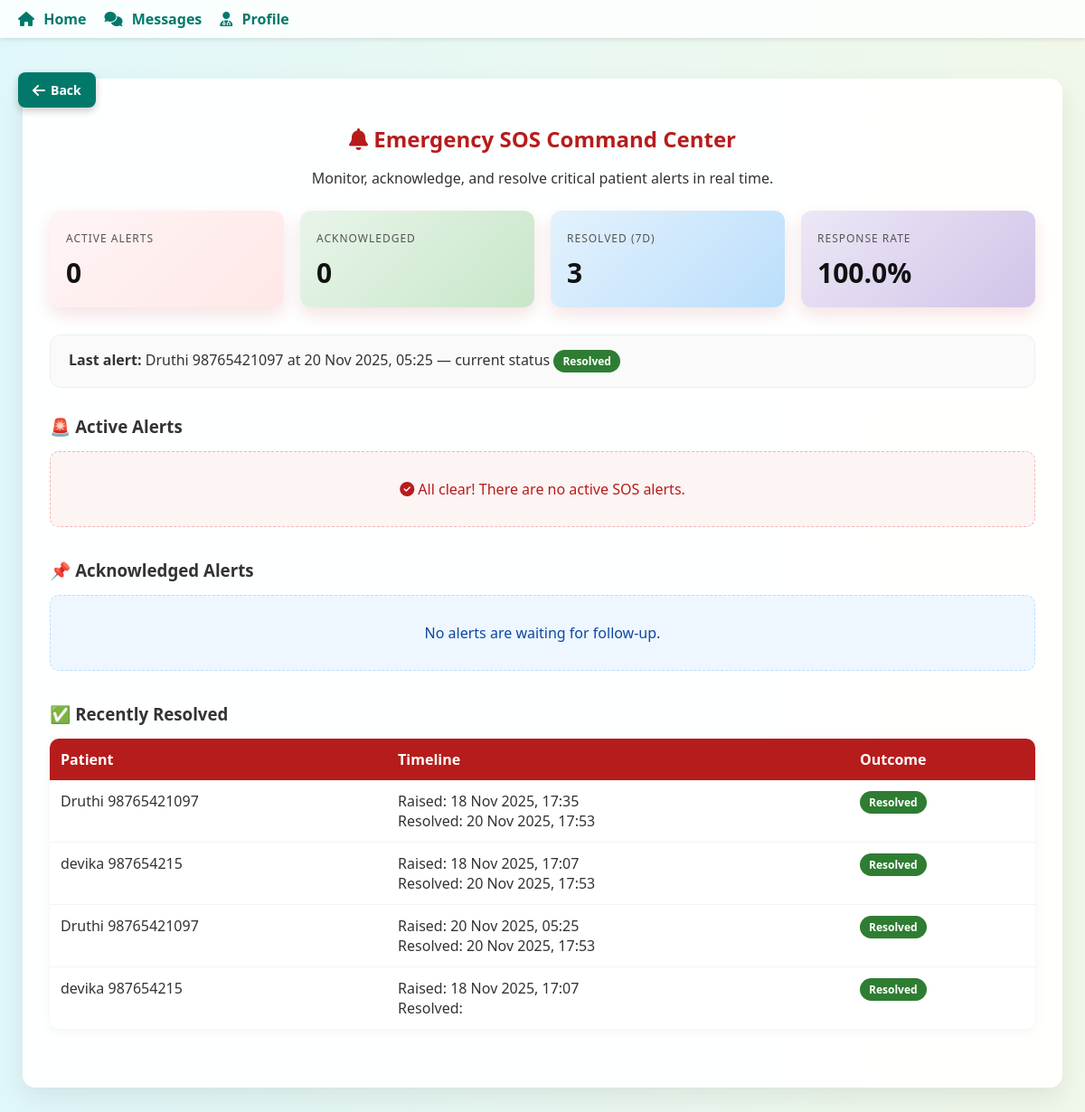
Screenshot of /doctor/sos-center/ (signed in) with the database file from the repository.
### core/models.py (models this page shows, shortened)
class SOSAlert(models.Model):
    STATUS_CHOICES = [
        ('active', 'Active'),
        ('acknowledged', 'Acknowledged'),
        ('resolved', 'Resolved'),
    ]
    patient = models.ForeignKey(
        settings.AUTH_USER_MODEL,
        on_delete=models.CASCADE,
        limit_choices_to={'role': 'patient'},
        related_name='sos_alerts'
    )
    message = models.TextField(blank=True, null=True, help_text="Optional emergency message from patient")
    status = models.CharField(max_length=20, choices=STATUS_CHOICES, default='active')
    created_at = models.DateTimeField(auto_now_add=True)
    acknowledged_at = models.DateTimeField(blank=True, null=True)
    resolved_at = models.DateTimeField(blank=True, null=True)
    acknowledged_by_doctor = models.BooleanField(default=False)
    acknowledged_by_therapist = models.BooleanField(default=False)
    class Meta:
        ordering = ['-created_at']

class User(AbstractUser):
    ROLE_CHOICES = (
        ('patient', 'Patient'),
        ('doctor', 'Doctor'),
        ('therapist', 'Therapist'),
    )
    role = models.CharField(max_length=10, choices=ROLE_CHOICES)
    unique_id = models.CharField(max_length=20, blank=True, null=True, unique=True)
    phone = models.CharField(max_length=15, blank=True)
    profile_photo = models.ImageField(upload_to='profile_photos/', blank=True, null=True)
    date_of_birth = models.DateField(blank=True, null=True)
    location = models.CharField(max_length=100, blank=True)

### core/views.py (the view)
# urls.py: path('doctor/sos-center/', views.doctor_sos_center, name='doctor_sos_center'),
@login_required
def doctor_sos_center(request):
    if request.user.role != 'doctor':
        messages.error(request, "Access denied.")
        return redirect('login')
    alerts = SOSAlert.objects.select_related('patient')
    active_alerts = alerts.filter(status='active')
    acknowledged_alerts = alerts.filter(status='acknowledged')
    recent_resolved_alerts = alerts.filter(status='resolved').order_by('-resolved_at')[:15]
    total_alerts = alerts.count()
    responded_alerts = acknowledged_alerts.count() + recent_resolved_alerts.count()
    stats = {
        'active_count': active_alerts.count(),
        'acknowledged_count': acknowledged_alerts.count(),
        'resolved_this_week': alerts.filter(
            status='resolved',
            resolved_at__gte=timezone.now() - timedelta(days=7)
        ).count(),
        'response_rate': round((responded_alerts / total_alerts) * 100, 1) if total_alerts else 0,
        'latest_alert': alerts.order_by('-created_at').first(),
    }
    return render(request, 'core/doctor_sos_center.html', {
        'active_alerts': active_alerts,
        'acknowledged_alerts': acknowledged_alerts,
        'recent_resolved_alerts': recent_resolved_alerts,
        'stats': stats,
    })

### core/templates/core/doctor_sos_center.html (shortened to what this page needs)
{% extends 'core/base.html' %}
{% block content %}
<link rel="stylesheet" href="https://cdnjs.cloudflare.com/ajax/libs/font-awesome/6.5.0/css/all.min.css">
<div class="sos-hub">
  <div class="hub-header">
    <h2><i class="fas fa-bell"></i> Emergency SOS Command Center</h2>
    <p>Monitor, acknowledge, and resolve critical patient alerts in real time.</p>
  </div>
  <div class="stats-grid">
    <div class="stat-card">
      <span>Active Alerts</span>
      <strong>{{ stats.active_count }}</strong>
    </div>
    <div class="stat-card">
      <span>Acknowledged</span>
      <strong>{{ stats.acknowledged_count }}</strong>
    </div>
    <div class="stat-card">
      <span>Resolved (7d)</span>
      <strong>{{ stats.resolved_this_week }}</strong>
    </div>
    <div class="stat-card">
      <span>Response Rate</span>
      <strong>{{ stats.response_rate }}%</strong>
    </div>
  </div>
  {% if stats.latest_alert %}
  <div class="timeline">
    <strong>Last alert:</strong>
    {{ stats.latest_alert.patient.get_full_name }} at
    {{ stats.latest_alert.created_at|date:"d M Y, H:i" }}
    — current status <span class="status-pill {{ stats.latest_alert.status }}">{{ stats.latest_alert.get_status_display }}</span>
  </div>
  {% endif %}
  <div class="alerts-section">
    <h3>🚨 Active Alerts</h3>
    {% if active_alerts %}
    <table class="alerts-table">
      <thead>
        <tr>
          <th>Patient</th>
          <th>Details</th>
          <th>Actions</th>
        </tr>
      </thead>
      <tbody>
        {% for alert in active_alerts %}
        <tr>
          <td>
            <strong>{{ alert.patient.get_full_name }}</strong><br>
            <small>ID: {{ alert.patient.unique_id }}</small>
          </td>
          <td>
            <div><i class="far fa-clock"></i> {{ alert.created_at|date:"d M Y, H:i" }}</div>
            <div style="margin-top:6px;">{{ alert.message|default:"No message provided" }}</div>
          </td>
          <td class="actions-inline">
            <form method="post" action="{% url 'acknowledge_sos_alert' alert.id %}">
              {% csrf_token %}
              <button type="submit"><i class="fas fa-check-circle"></i> Acknowledge</button>
            </form>
            <form method="post" action="{% url 'resolve_sos_alert' alert.id %}">
              {% csrf_token %}
              <button type="submit" class="resolve"><i class="fas fa-check-double"></i> Resolve</button>
            </form>
          </td>
        </tr>
        {% endfor %}
      </tbody>
    </table>
    {% else %}
    <div class="empty-state">
      <i class="fas fa-check-circle"></i> All clear! There are no active SOS alerts.
    </div>
    {% endif %}
  </div>
  <div class="alerts-section">
    <h3>📌 Acknowledged Alerts</h3>
    {% if acknowledged_alerts %}
    <table class="alerts-table">
      <thead>
        <tr>
          <th>Patient</th>
          <th>Summary</th>
          <th>Status</th>
        </tr>
      </thead>
      <tbody>
        {% for alert in acknowledged_alerts %}
        <tr>
          <td>{{ alert.patient.get_full_name }}</td>
          <td>
            <div>Received: {{ alert.created_at|date:"d M Y, H:i" }}</div>
            {% if alert.message %}<div>{{ alert.message }}</div>{% endif %}
          </td>
          <td>
            <span class="status-pill ack">Acknowledged</span>
          </td>
        </tr>
        {% endfor %}
      </tbody>
    </table>
    {% else %}
    <div class="empty-state" style="background:#eef7ff; color:#0d47a1; border-color:#bbdefb;">
      No alerts are waiting for follow-up.
    </div>
    {% endif %}
  </div>
  <div class="alerts-section">
    <h3>✅ Recently Resolved</h3>
    {% if recent_resolved_alerts %}
    <table class="alerts-table">
      <thead>
        <tr>
          <th>Patient</th>
          <th>Timeline</th>
          <th>Outcome</th>
        </tr>
      </thead>
      <tbody>
        {% for alert in recent_resolved_alerts %}
        <tr>
          <td>{{ alert.patient.get_full_name }}</td>
          <td>
            <div>Raised: {{ alert.created_at|date:"d M Y, H:i" }}</div>
            <div>Resolved: {{ alert.resolved_at|date:"d M Y, H:i" }}</div>
          </td>
          <td><span class="status-pill resolved">Resolved</span></td>
        </tr>
        {% endfor %}
      </tbody>
    </table>
    {% else %}
    <div class="empty-state" style="background:#f3fff4; color:#2e7d32; border-color:#bae1c2;">
      No recent resolutions recorded.
    </div>
    {% endif %}
  </div>
</div>
{% endblock %}

### core/templates/core/doctor_sos_center.html (style rules this page uses)
.sos-hub { max-width: 1100px; margin: 20px auto 60px; padding: 30px; background: rgba(255, 255, 255, 0.95); border-radius: 14px; box-shadow: 0 12px 30px rgba(0,0,0,0.08); }
.hub-header { text-align: center; margin-bottom: 25px; }
.hub-header h2 { color: #b71c1c; margin-bottom: 8px; }
.stats-grid { display: grid; grid-template-columns: repeat(auto-fit, minmax(200px, 1fr)); gap: 18px; margin-bottom: 30px; }
.stat-card { background: linear-gradient(135deg, #fff5f5, #ffe7e7); border-radius: 12px; padding: 18px; box-shadow: 0 8px 18px rgba(183,28,28,0.12); }
.stat-card:nth-child(2) { background: linear-gradient(135deg, #e8f5e9, #c8e6c9); }
.stat-card:nth-child(3) { background: linear-gradient(135deg, #e3f2fd, #bbdefb); }
.stat-card:nth-child(4) { background: linear-gradient(135deg, #ede7f6, #d1c4e9); }
.stat-card span { text-transform: uppercase; font-size: 12px; letter-spacing: 1px; color: #555; }
.stat-card strong { display: block; font-size: 30px; margin-top: 8px; color: #111; }
.timeline { background: #fafafa; border-radius: 12px; padding: 16px 20px; border: 1px solid #eee; margin-bottom: 30px; }
.alerts-section { margin-bottom: 35px; }
.alerts-section h3 { color: #333; margin-bottom: 15px; }
.alerts-table { width: 100%; border-collapse: separate; border-spacing: 0; box-shadow: 0 3px 12px rgba(0,0,0,0.05); border-radius: 10px; overflow: hidden; }
.alerts-table th { background: #b71c1c; color: #fff; padding: 12px; text-align: left; }
.alerts-table td { padding: 12px; background: #fff; border-bottom: 1px solid #f3f3f3; vertical-align: top; }
.alerts-table tr:last-child td { border-bottom: none; }
.status-pill { display: inline-block; padding: 4px 10px; border-radius: 999px; font-size: 12px; font-weight: 600; color: #fff; }
.status-pill.resolved { background: #2e7d32; }
.empty-state { padding: 30px; text-align: center; border-radius: 10px; background: #fdf4f4; color: #b71c1c; border: 1px dashed #f2b5b5; }

### rows the page displays
SOSAlert: latest_alert.patient.get_full_name "Druthi 98765421097", latest_alert.created_at "20 Nov 2025, 05:25", latest_alert.status "Resolved", patient.get_full_name "Druthi 98765421097", created_at "20 Nov 2025, 05:25", resolved_at "20 Nov 2025, 17:53"
SOSAlert: patient.get_full_name "Druthi 98765421097", created_at "18 Nov 2025, 17:35", resolved_at "20 Nov 2025, 17:53"
SOSAlert: patient.get_full_name "devika 987654215", created_at "18 Nov 2025, 17:07", resolved_at "20 Nov 2025, 17:53"
SOSAlert: patient.get_full_name "devika 987654215", created_at "18 Nov 2025, 17:07"

### other values shown
{{ stats.active_count }} "0"
{{ stats.acknowledged_count }} "0"
{{ stats.resolved_this_week }} "3"
{{ stats.response_rate }} "100.0"
